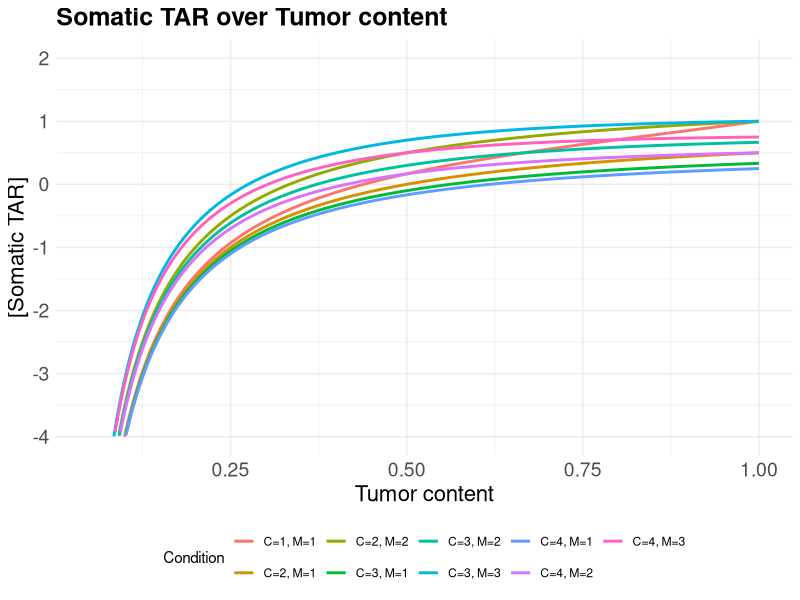
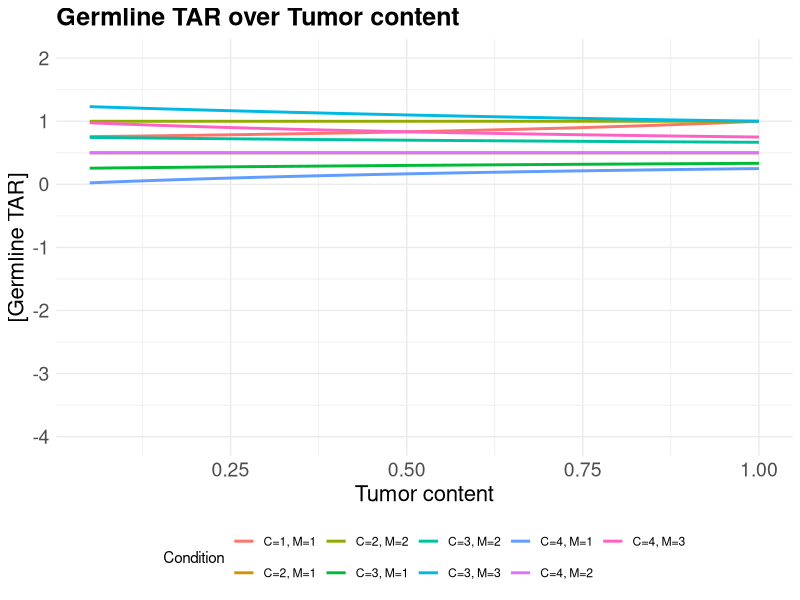
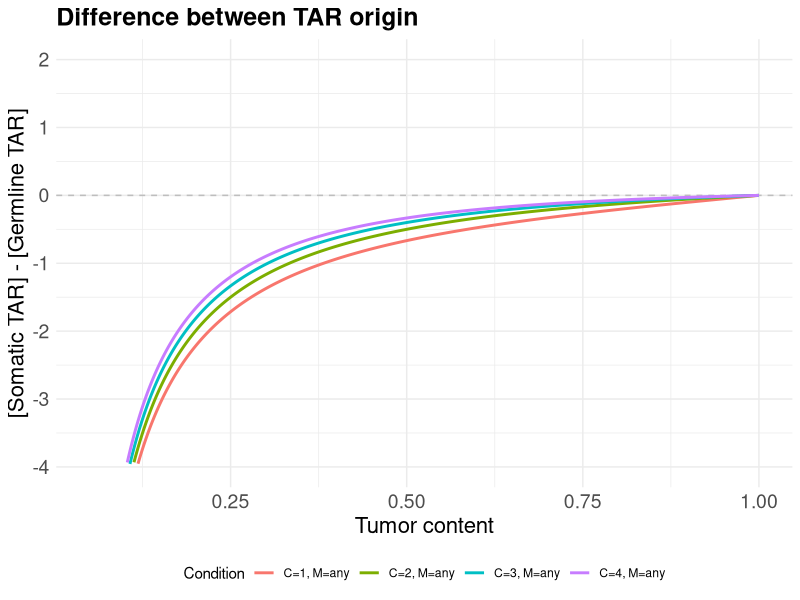
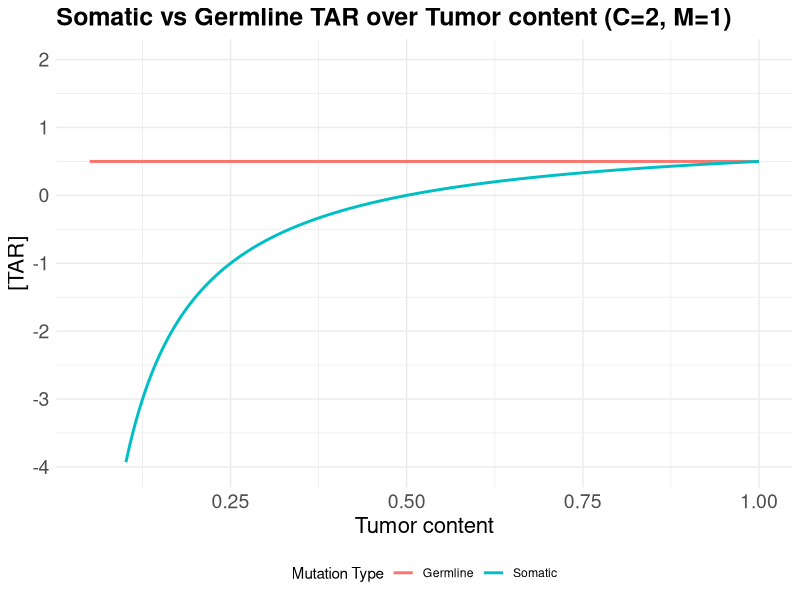
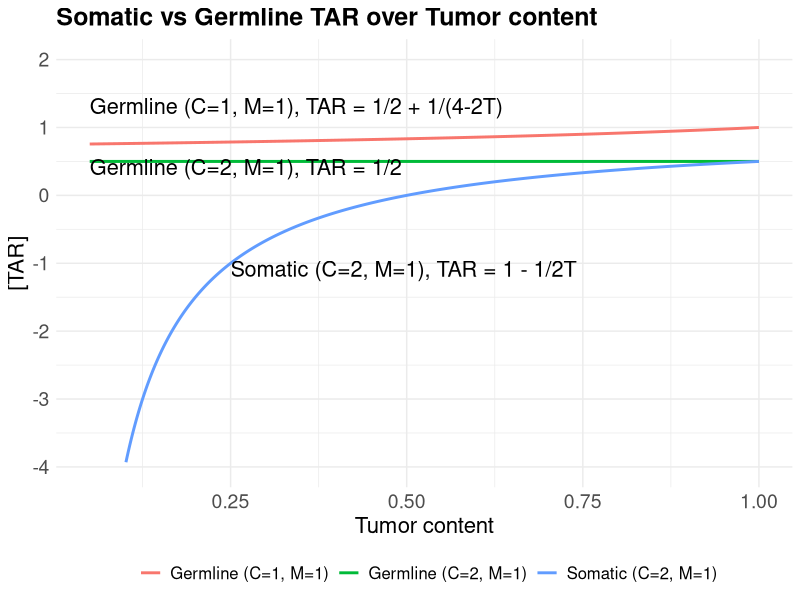

The R source for these figures, in order:
library(ggplot2)
library(dplyr)

# パラメータ範囲
T_values <- seq(0.05, 1, length.out = 500)  # T=0 は分母ゼロ回避
C_values <- 1:4
M_values <- 1:3

# TAR関数
compute_TAR <- function(T, C, M) {
  numerator <- 2*T*M -(1-T)*(T*(C-2) + 2)
  denominator <- 2 * T * ((C-2)*T + 2)
  TAR <- numerator / denominator
  return(TAR)
}

# 条件を満たすパラメータの組み合わせを生成
param_grid <- expand.grid(T = T_values, C = C_values, M = M_values) %>%
  filter(C >= M) %>%
  mutate(
    TAR = mapply(compute_TAR, T, C, M),
    group = paste0("C=", C, ", M=", M)
  )

# 描画
g1 = ggplot(param_grid, aes(x = T, y = TAR, color = group)) +
  geom_line(size = 1) +
  labs(
    title = "Somatic TAR over Tumor content",
    x = "Tumor content",
    y = "[Somatic TAR]",
    color = "Condition"
  ) +
  scale_y_continuous(
    limits = c(-4, 2),
    breaks = seq(-4, 2, by = 1)  # 整数目盛り
  ) +
  theme_minimal() +
  theme(
    legend.position = "bottom",
    axis.text = element_text(size = 14),     # 軸の目盛りラベル
    axis.title = element_text(size = 16),    # x軸・y軸ラベル
    plot.title = element_text(size = 18, face = "bold") # タイトル
  )


################

# パラメータ範囲
T_values <- seq(0.05, 1, length.out = 500)  # T=0 は分母ゼロ回避
C_values <- 1:4
M_values <- 1:3

# TAR関数
compute_TAR <- function(T, C, M) {
  numerator <- (T - 1) * (C - 2) + 2*M
  denominator <- 2 * ((C - 2)*T + 2)
  TAR <- numerator / denominator
  return(TAR)
}

# 条件を満たすパラメータの組み合わせを生成
param_grid <- expand.grid(T = T_values, C = C_values, M = M_values) %>%
  filter(C >= M) %>%
  mutate(
    TAR = mapply(compute_TAR, T, C, M),
    group = paste0("C=", C, ", M=", M)
  )

# 描画
g2 = ggplot(param_grid, aes(x = T, y = TAR, color = group)) +
  geom_line(size = 1) +
  labs(
    title = "Germline TAR over Tumor content",
    x = "Tumor content",
    y = "[Germline TAR]",
    color = "Condition"
  ) +
  scale_y_continuous(
    limits = c(-4, 2),
    breaks = seq(-4, 2, by = 1)  # 整数目盛り
  ) +
  theme_minimal() +
  theme(
    legend.position = "bottom",
    axis.text = element_text(size = 14),     # 軸の目盛りラベル
    axis.title = element_text(size = 16),    # x軸・y軸ラベル
    plot.title = element_text(size = 18, face = "bold") # タイトル
  )

####################

# パラメータ範囲
T_values <- seq(0.05, 1, length.out = 500)
C_values <- 1:4
M_values <- 1

# TAR定義1（元の式）
compute_TAR1 <- function(T, C, M) {
  numerator <- 2*T*M - (1 - T)*(T*(C - 2) + 2)
  denominator <- 2 * T * ((C - 2)*T + 2)
  TAR <- numerator / denominator
  return(TAR)
}

# TAR定義2（通分・整理後）
compute_TAR2 <- function(T, C, M) {
  numerator <- (T - 1)*(C - 2) + 2*M
  denominator <- 2 * ((C - 2)*T + 2)
  TAR <- numerator / denominator
  return(TAR)
}

# パラメータグリッド作成（C >= M の条件付き）
param_grid <- expand.grid(T = T_values, C = C_values, M = M_values) %>%
  filter(C >= M) %>%
  mutate(
    TAR_1 = mapply(compute_TAR1, T, C, M),
    TAR_2 = mapply(compute_TAR2, T, C, M),
    TAR_diff = TAR_1 - TAR_2,
    group = paste0("C=", C, ", M=any")
  )

# 差分プロット
g3 = ggplot(param_grid, aes(x = T, y = TAR_diff, color = group)) +
  geom_hline(yintercept = 0, linetype = "dashed", color = "gray") +
  geom_line(size = 1) +
  labs(
    title = "Difference between TAR origin",
    x = "Tumor content",
    y = "[Somatic TAR] - [Germline TAR]",
    color = "Condition"
  ) +
  scale_y_continuous(
    limits = c(-4, 2),
    breaks = seq(-4, 2, by = 1)
  ) +
  theme_minimal() +
  theme(
    legend.position = "bottom",
    axis.text = element_text(size = 14),     # 軸の目盛りラベル
    axis.title = element_text(size = 16),    # x軸・y軸ラベル
    plot.title = element_text(size = 18, face = "bold") # タイトル
  )

ggsave("~/TAR_somatic.png",plot = g1,width = 6,height = 10) 
ggsave("~/TAR_germline.png",plot = g2,width = 6,height = 10) 
ggsave("~/TAR_diff.png",plot = g3,width = 6,height = 9.65) 


#################

library(ggplot2)
library(dplyr)

################
# Data Preparation
################

# 1. パラメータ範囲
T_values <- seq(0.05, 1, length.out = 500)
C_val <- 2
M_val <- 1

# 2. TAR関数 (Somatic)
compute_TAR_somatic <- function(T, C, M) {
  numerator <- 2*T*M -(1-T)*(T*(C-2) + 2)
  denominator <- 2 * T * ((C-2)*T + 2)
  TAR <- numerator / denominator
  return(TAR)
}

# 3. TAR関数 (Germline)
compute_TAR_germline <- function(T, C, M) {
  numerator <- (T - 1) * (C - 2) + 2*M
  denominator <- 2 * ((C - 2)*T + 2)
  TAR <- numerator / denominator
  return(TAR)
}

# 4. データフレームを個別に作成
# Somaticデータ
data_somatic <- data.frame(T = T_values) %>%
  mutate(
    TAR = compute_TAR_somatic(T, C_val, M_val),
    Type = "Somatic" # 色分け用の識別子
  )

# Germlineデータ
data_germline <- data.frame(T = T_values) %>%
  mutate(
    TAR = compute_TAR_germline(T, C_val, M_val),
    Type = "Germline" # 色分け用の識別子
  )

# 5. 2つのデータフレームを縦に結合
combined_data <- bind_rows(data_somatic, data_germline)

################
# Plotting
################

# 6. 結合したデータを使ってプロット
# aes(color = Type) で Somatic と Germline を色分け
g_combined <- ggplot(combined_data, aes(x = T, y = TAR, color = Type)) +
  geom_line(size = 1) + # 2本のラインが描画される
  labs(
    title = "Somatic vs Germline TAR over Tumor content (C=2, M=1)",
    x = "Tumor content",
    y = "[TAR]",
    color = "Mutation Type" # 凡例のタイトル
  ) +
  scale_y_continuous(
    limits = c(-4, 2),
    breaks = seq(-4, 2, by = 1)
  ) +
  theme_minimal() +
  theme(
    legend.position = "bottom",
    axis.text = element_text(size = 14),
    axis.title = element_text(size = 16),
    plot.title = element_text(size = 18, face = "bold")
  )

# 7. グラフをPNGとして保存
ggsave("~/TAR_Somatic_vs_Germline.png", plot = g_combined, width = 6, height = 10)

# (オプション) PDFとして保存する場合
# ggsave("~/TAR_Somatic_vs_Germline.pdf", plot = g_combined, width = 8, height = 6)



#########
library(ggplot2)
library(dplyr)

################
# Data Preparation
################

# 1. パラメータ範囲
T_values <- seq(0.05, 1, length.out = 500)

# 2. TAR関数 (Somatic, C=2, M=1)
compute_TAR_somatic_C2M1 <- function(T) {
  C <- 2
  M <- 1
  numerator <- 2*T*M -(1-T)*(T*(C-2) + 2)
  denominator <- 2 * T * ((C-2)*T + 2)
  TAR <- numerator / denominator
  return(TAR)
}

# 3. TAR関数 (Germline, C=2, M=1)
compute_TAR_germline_C2M1 <- function(T) {
  C <- 2
  M <- 1
  numerator <- (T - 1) * (C - 2) + 2*M
  denominator <- 2 * ((C - 2)*T + 2)
  TAR <- numerator / denominator
  return(TAR)
}

# 4. TAR関数 (Germline, C=1, M=1) - ご指定の簡略式
compute_TAR_germline_C1M1 <- function(T) {
  TAR <- 1/2 + 1/(4 - 2*T)
  return(TAR)
}

# 5. データフレームを個別に作成
data_somatic_C2M1 <- data.frame(T = T_values) %>%
  mutate(
    TAR = compute_TAR_somatic_C2M1(T),
    Type = "Somatic (C=2, M=1)" # 凡例用の識別子
  )

data_germline_C2M1 <- data.frame(T = T_values) %>%
  mutate(
    TAR = compute_TAR_germline_C2M1(T),
    Type = "Germline (C=2, M=1)" # 凡例用の識別子
  )

data_germline_C1M1 <- data.frame(T = T_values) %>%
  mutate(
    TAR = compute_TAR_germline_C1M1(T),
    Type = "Germline (C=1, M=1)" # 凡例用の識別子
  )

# 6. 3つのデータフレームを縦に結合
combined_data <- bind_rows(
  data_somatic_C2M1, 
  data_germline_C2M1, 
  data_germline_C1M1
)

################
# Plotting
################

# 7. 結合したデータを使ってプロット
g_combined <- ggplot(combined_data, aes(x = T, y = TAR, color = Type)) +
  geom_line(size = 1) + 
  
  # 関数を注釈として追記
  annotate(
    "text",
    x = 0.05, # X座標 (左端)
    y = 1.2, # Y座標 (下端)
    label = "Germline (C=1, M=1), TAR = 1/2 + 1/(4-2T)",
    hjust = 0,    # 0 = 左揃え
    vjust = 0,    # 0 = 下揃え
    size = 5.5,
    color = "black" # 目立つように黒色
  ) +
  annotate(
    "text",
    x = 0.05, # X座標 (左端)
    y = 0.3, # Y座標 (下端)
    label = "Germline (C=2, M=1), TAR = 1/2",
    hjust = 0,    # 0 = 左揃え
    vjust = 0,    # 0 = 下揃え
    size = 5.5,
    color = "black" # 目立つように黒色
  ) +
  annotate(
    "text",
    x = 0.25, # X座標 (左端)
    y = -1.2, # Y座標 (下端)
    label = "Somatic (C=2, M=1), TAR = 1 - 1/2T",
    hjust = 0,    # 0 = 左揃え
    vjust = 0,    # 0 = 下揃え
    size = 5.5,
    color = "black" # 目立つように黒色
  ) +
  
  labs(
    title = "Somatic vs Germline TAR over Tumor content",
    x = "Tumor content",
    y = "[TAR]",
    color = "" # 凡例のタイトルを更新
  ) +
  scale_y_continuous(
    limits = c(-4, 2),
    breaks = seq(-4, 2, by = 1)
  ) +
  # # 色を手動で設定 (オプション: 凡例の順序を固定し、色を区別しやすくする場合)
  # scale_color_manual(
  #   breaks = c("Somatic (C=2, M=1)", "Germline (C=2, M=1)", "Germline (C=1, M=1)"),
  #   values = c("Somatic (C=2, M=1)" = "red", 
  #              "Germline (C=2, M=1)" = "blue", 
  #              "Germline (C=1, M=1)" = "green")
  # ) +
  theme_minimal() +
  theme(
    legend.position = "bottom",
    axis.text = element_text(size = 14),
    axis.title = element_text(size = 16),
    plot.title = element_text(size = 18, face = "bold"),
    legend.text = element_text(size = 12) # 凡例テキストのサイズ
  )

# 8. グラフをPNGとして保存
ggsave("~/TAR_Somatic_vs_Germline_3lines.png", plot = g_combined, width = 6, height = 10)

# (オプション) PDFとして保存する場合
# ggsave("~/TAR_Somatic_vs_Germline_3lines.pdf", plot = g_combined, width = 8, height = 7)